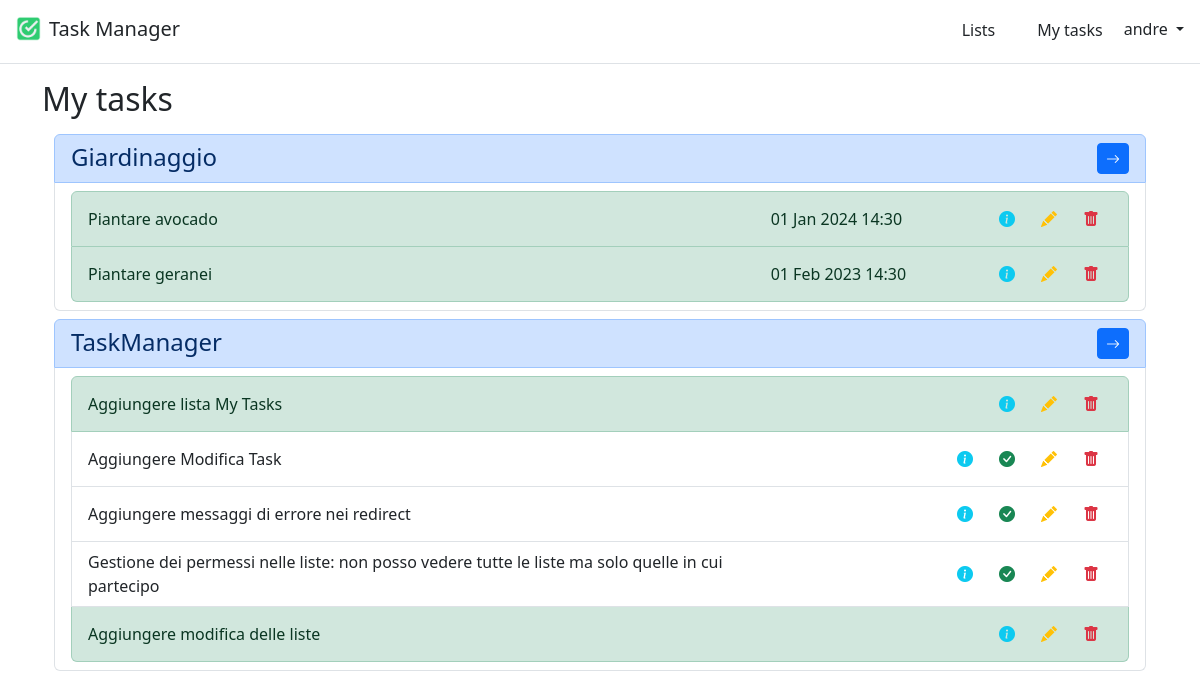
Page /lists/my-tasks (signed in) on the earlier database version.
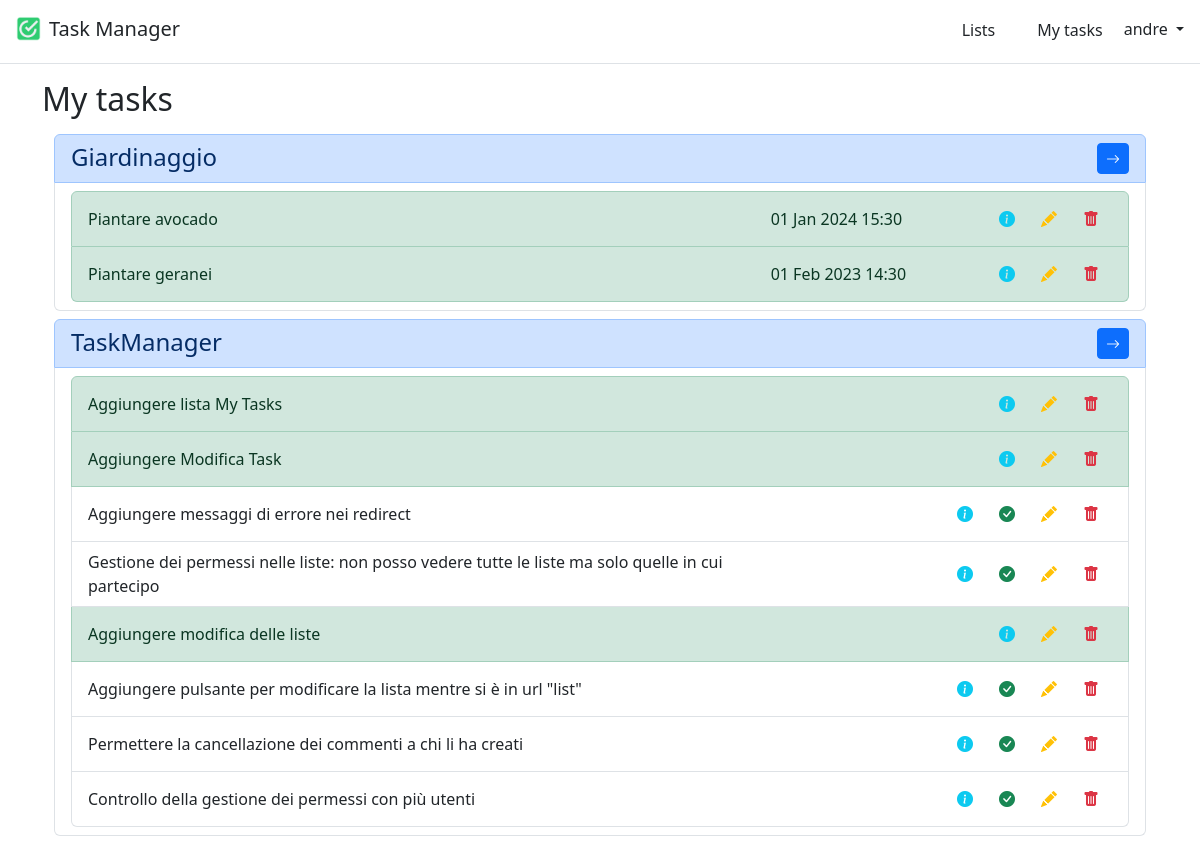
Same page on the later database version.
### lists/models.py (models this page shows, shortened)
class TaskList(models.Model):
    id = models.AutoField(primary_key=True)
    title = models.CharField(max_length=255)
    description = models.TextField()
    owner = models.ForeignKey(User, on_delete=models.CASCADE, related_name="owner")
    participants = models.ManyToManyField(User, related_name="participants")
    tasks = models.ManyToManyField("Task", related_name="tasks", blank=True)

class Task(models.Model):
    class Priority(models.TextChoices):
        LOW = "LOW", "Low"
        MEDIUM = "MEDIUM", "Medium"
        HIGH = "HIGH", "High"
    id = models.AutoField(primary_key=True)
    title = models.CharField(max_length=255)
    description = models.TextField(null=True, blank=True)
    completed = models.BooleanField(default=False)
    due_datetime = models.DateTimeField(null=True, blank=True)
    assigned_to = models.ForeignKey(User, on_delete=models.CASCADE, related_name="assigned_to")
    created_by = models.ForeignKey(User, on_delete=models.CASCADE, related_name="created_by")
    attachment = models.FileField(null=True, blank=True)
    priority = models.CharField(choices=Priority.choices, max_length=6, null=True, blank=True, default=None)
    task_list = models.ForeignKey(TaskList, on_delete=models.CASCADE, related_name="task_list")

### lists/views.py (the view)
# urls.py: path('my-tasks', views.MyTasksView.as_view(), name="my-tasks"),
class MyTasksView(View):
    template = "tasks/my_tasks.html"
    def get(self, request):
        task_lists = TaskList.objects.filter(participants=request.user)
        tasks = Task.objects.filter(task_list__in=task_lists).filter(assigned_to=request.user)
        task_dict = {}
        for task_list in task_lists:
            if tasks.filter(task_list=task_list).exists():
                task_dict[task_list.id] = tasks.filter(task_list=task_list)
        task_lists = task_lists.filter(id__in=task_dict.keys())
        return render(request, self.template, {"lists": task_lists, "task_dict": task_dict})

### lists/templatetags/custom_filters.py (called while the page is built)
@register.filter(expects_localtime=True)
def is_expired(value):
    if value is None:
        return False
    try:
        return value < timezone.now()
    except AttributeError:
        return False

@register.filter
def get_item(dictionary, key):
    return dictionary.get(key)

### templates/tasks/my_tasks.html (shortened to what this page needs)
{% extends "base.html" %}
{% load custom_filters %}
{% block content %}
    <h2>My tasks</h2>
    <div class="container">
        <div class="row">
            <div class="col">
                {% for task_list in lists %}
                    <ul class="list-group my-2">
                        <li class="list-group-item d-flex list-group-item-primary">
                            <h4 class="col d-inline m-0">{{ task_list.title }}</h4>
                            <a href="{% url 'list' task_list.id %}" class="col d-flex justify-content-end">
                                <button class="btn btn-sm btn-primary"><i class="bi bi-arrow-right"></i></button>
                            </a>
                        </li>
                        <li class="list-group-item">
                            <ul class="list-group">
                                {% for task in task_dict|get_item:task_list.id %}
                                    <li class="list-group-item d-flex justify-content-between align-items-center
                                            {% if task.completed %}list-group-item-success{% endif %}">
                                        <div class="col col-8">
                                            {{ task.title }}
                                        </div>
                                        <div class="col {% if task.due_datetime|is_expired and not task.completed %}text-danger{% endif %}">
                                            {{ task.due_datetime | date:"d M Y H:i" }}
                                        </div>
                                        <div class="col d-flex justify-content-end">
                                            <a href="{% url 'task' task_list.id task.id %}">
                                                <button class="btn text-info"><i class="bi-info-circle-fill"></i>
                                                </button>
                                            </a>
                                            {% if not task.completed %}
                                                <a href="{% url 'task_complete' task_list.id task.id %}">
                                                    <button class="btn text-success"><i
                                                            class="bi-check-circle-fill"></i>
                                                    </button>
                                                </a>
                                            {% endif %}
                                            <a href="{% url 'task_edit' task_list.id task.id %}">
                                                <button class="btn text-warning"><i class="bi-pencil-fill"></i></button>
                                            </a>
                                            <a href="{% url 'task_delete' task_list.id task.id %}">
                                                <button class="btn text-danger"><i class="bi-trash-fill"></i></button>
                                            </a>
                                        </div>
                                    </li>
                                {% endfor %}
                            </ul>
                        </li>
                    </ul>
                {% endfor %}
            </div>
        </div>
    </div>
{% endblock %}

Differences in the rows shown:
changed Task "Piantare avocado": due_datetime "01 Jan 2024 14:30" → "01 Jan 2024 15:30"
changed Task "Aggiungere Modifica Task": completed False → True (drawn)
added Task: title "Aggiungere pulsante per modificare la lista mentre si è in url \"list\"", completed False (drawn), shown under TaskList "TaskManager"
added Task: title "Permettere la cancellazione dei commenti a chi li ha creati", completed False (drawn), shown under TaskList "TaskManager"
added Task: title "Controllo della gestione dei permessi con più utenti", completed False (drawn), shown under TaskList "TaskManager"
